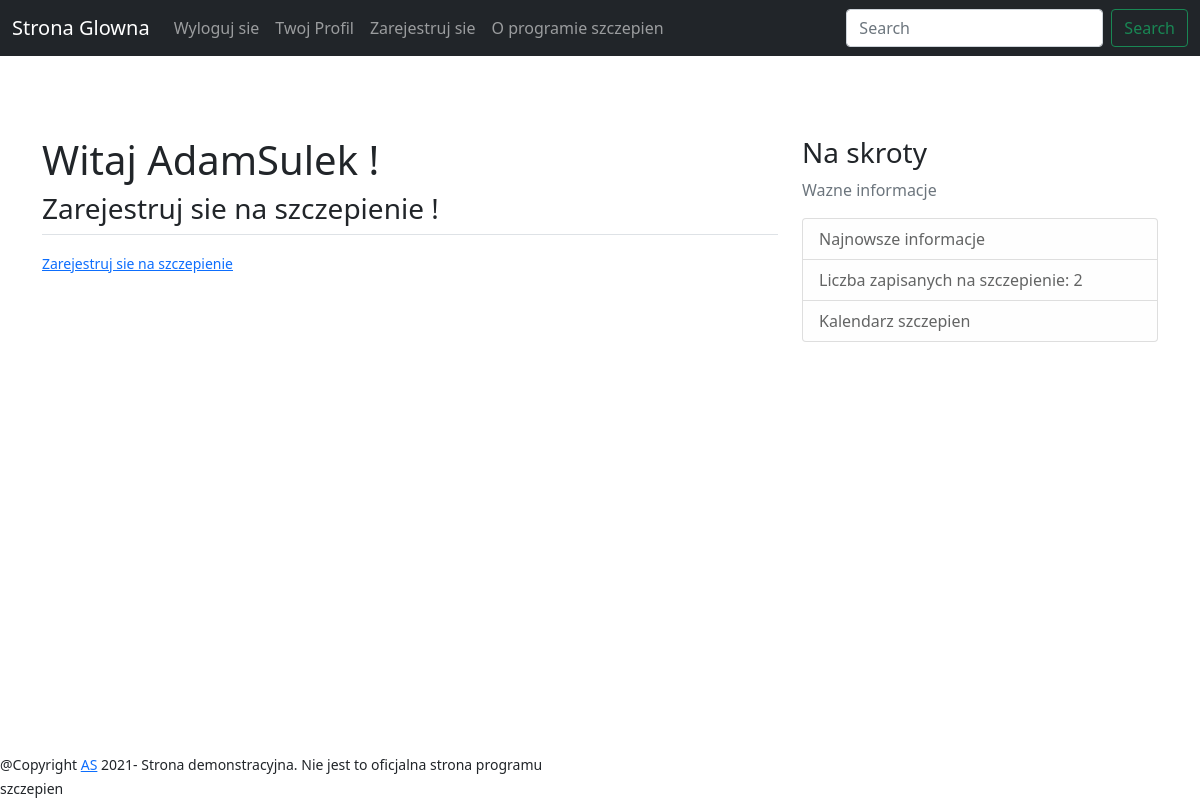
The page /profile/ (signed in) on the database as committed earlier.
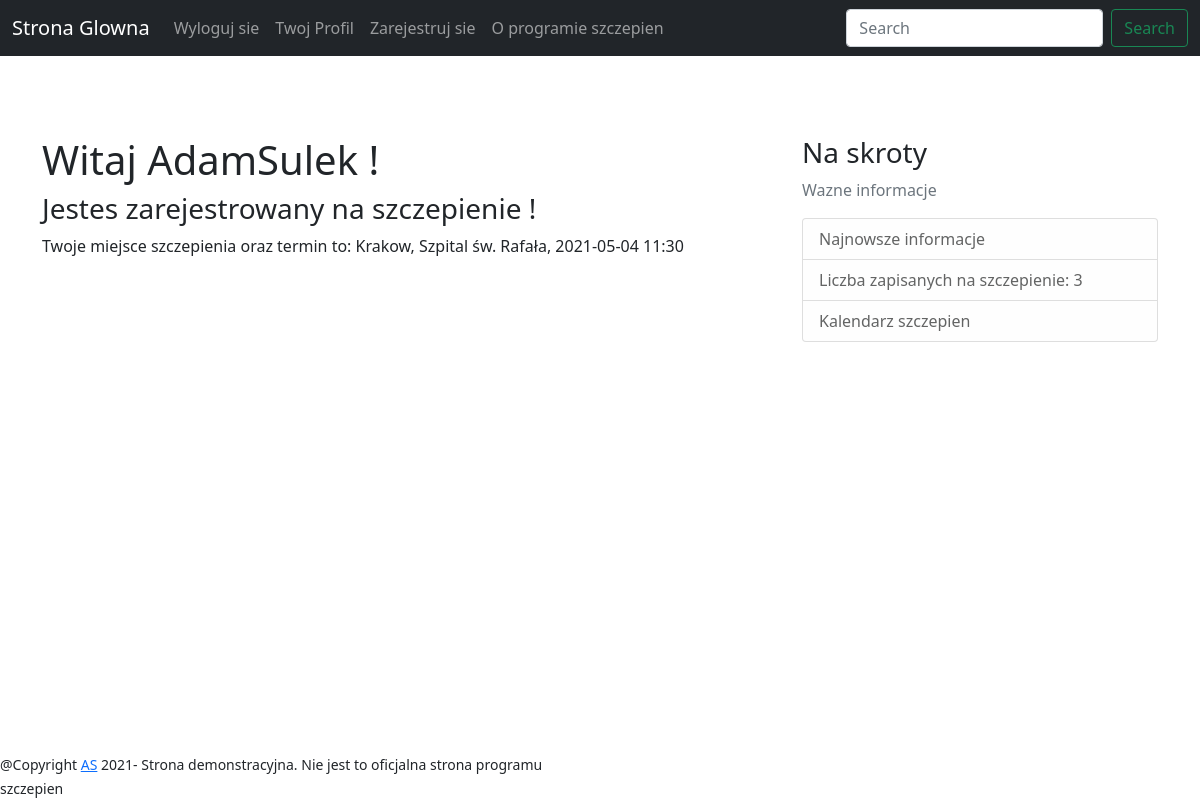
The same page on the database as committed later.
### place_sub/models.py (models this page shows)
class Place_sub(models.Model):
    place_id = models.ForeignKey(Place, on_delete=models.CASCADE)
    sub_id = models.OneToOneField(Submission, on_delete=models.CASCADE)
    date_time = models.DateTimeField()
    def __str__(self):
        return f'{self.place_id.city}, {self.place_id.place_name}, {self.date_time}'

### place/models.py (models this page shows, shortened)
class Place(models.Model):
    place_name = models.CharField(max_length=60, null=True)
    adress = models.CharField(max_length=60, null=True)
    city = models.ForeignKey(City, on_delete=models.CASCADE)
    website = models.CharField(max_length=200, null=True)

### city/models.py (models this page shows)
class City(models.Model):
    city_name = models.CharField(max_length=60, null=False)
    def __str__(self):
        return f'{self.city_name}'

### account/views.py (the view)
# urls.py: path('profile/', profile_view, name="profile"),
@login_required
def profile_view(request):
    place_text = None
    if request.user.user_submission:
        submission = Submission.objects.filter(user=request.user).get()
        place_text = Place_sub.objects.filter(sub_id=submission).get()
    context = {
        "place_text": place_text,
        "submission_num": Submission.objects.count()
    }
    return render(request, "account/profile.html", context)

### account/templates/account/profile.html
{% extends "account/base.html" %}
{% block content %}
    <div class="panel-heading">
          <h1> Witaj {{ user.username }} ! </h1>
    </div>
    {% if user.user_submission %}
        <h3> Jestes zarejestrowany na szczepienie ! </h3>
        <p> Twoje miejsce szczepienia oraz termin to: {{ place_text|cut:":00+00:00" }} </p>
    {% else %}
        <h3> Zarejestruj sie na szczepienie ! </h3>
        <div class="border-top pt-3">
            <small class="text-muted">
                <a class="ml-2" href="{% url 'submission' %}">Zarejestruj sie na szczepienie</a>
            </small>
        </div>
    {% endif %}
{% endblock %}

Rows that differ between the two databases and show on the page:
changed Account "AdamSulek": user_submission False → True (drawn)
added Place_sub: place_id+date_time "Krakow, Szpital św. Rafała, 2021-05-04 11:30"
Other text that changed with them:
{{ submission_num }}: "2" → "3"
text no longer shown: "Zarejestruj sie na szczepienie ! Zarejestruj sie na szczepienie"
text now shown: "Jestes zarejestrowany na szczepienie ! Twoje miejsce szczepienia oraz termin to:"
